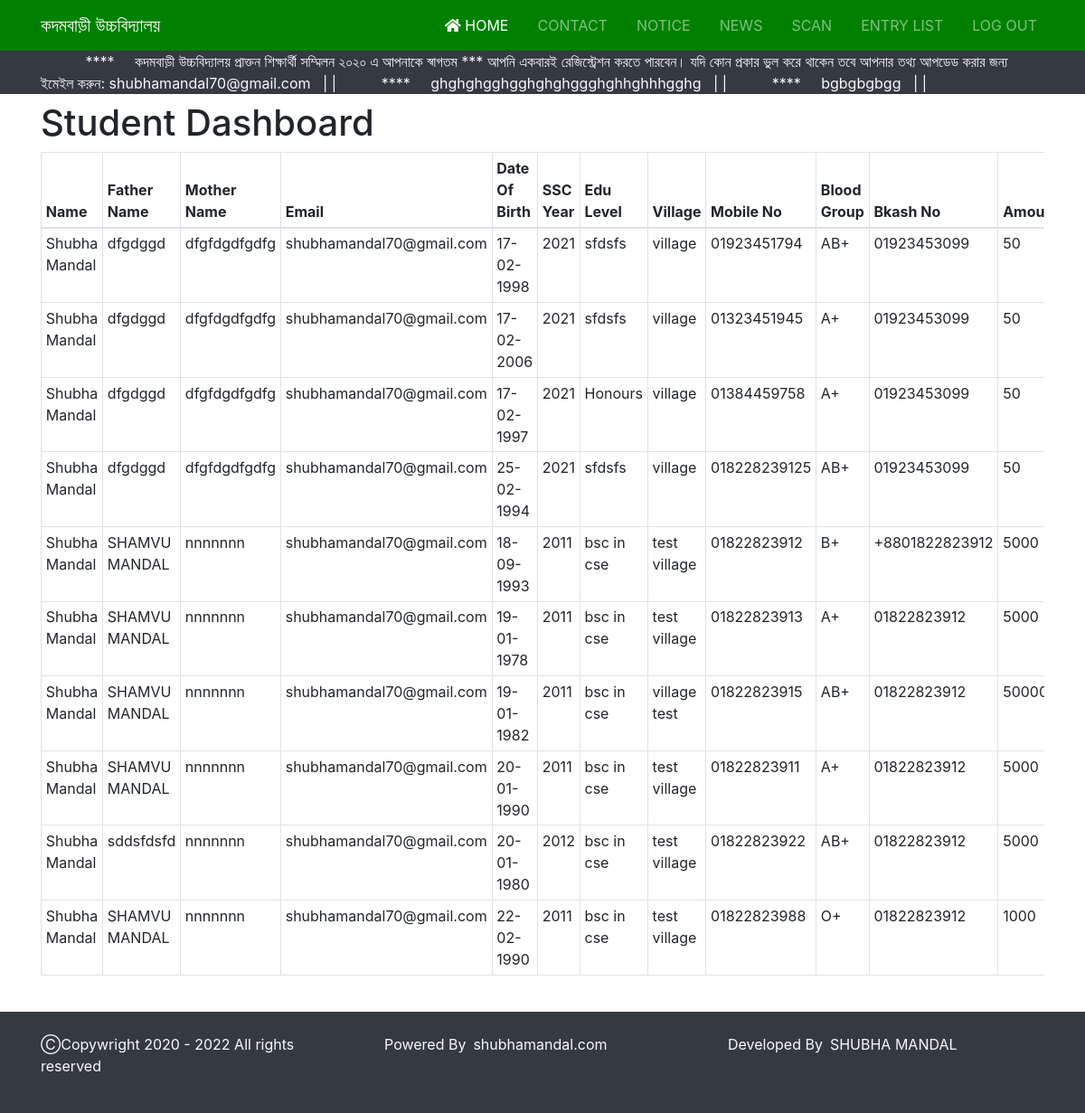
The app's page /src/user_dash_board/index.php (signed in), older data.
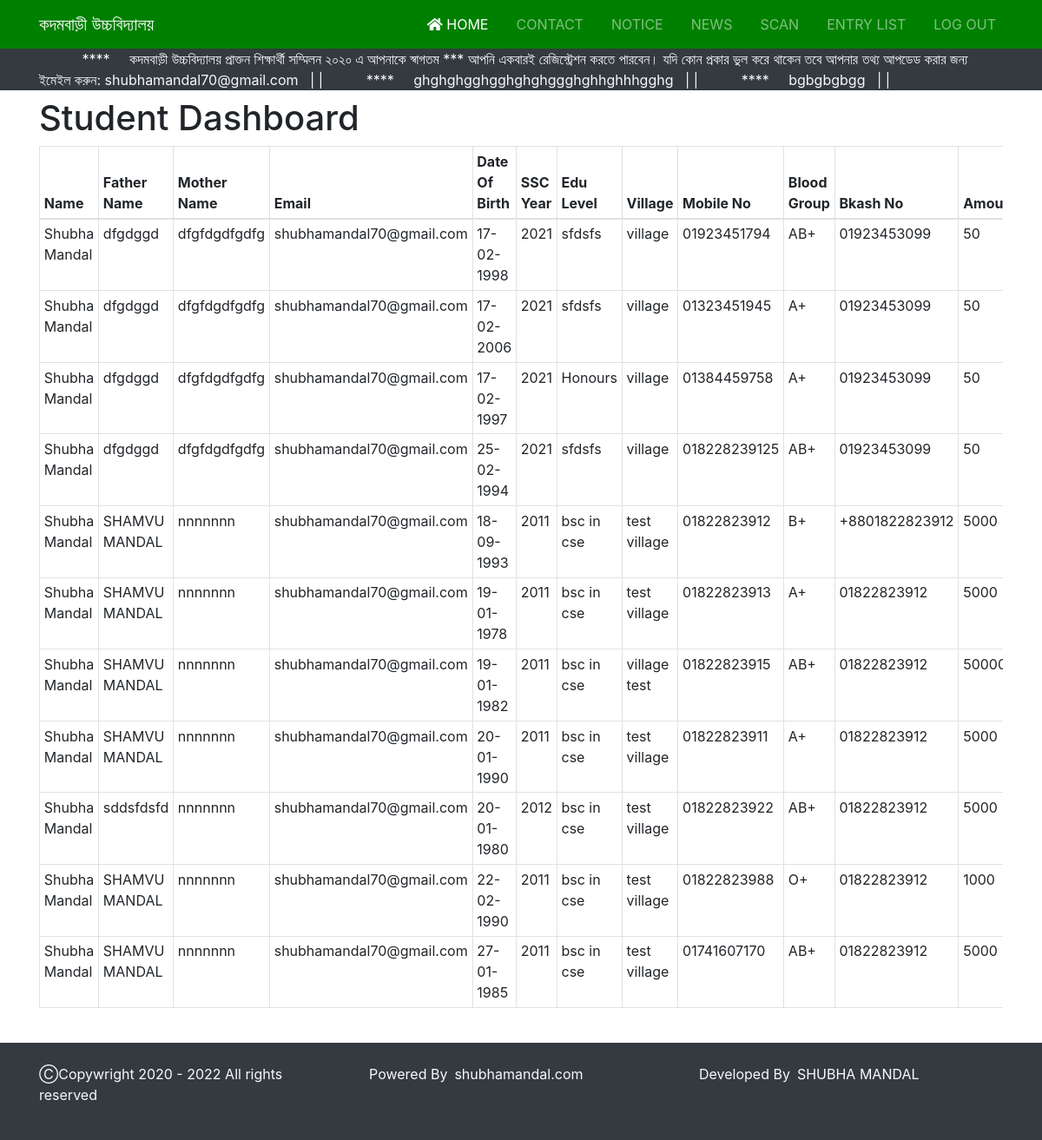
The same page, newer data.
### tables this page shows
CREATE TABLE `news` (
  `id` int(11) NOT NULL,
  `title` varchar(50) NOT NULL,
  `news_description` varchar(500) NOT NULL,
  `date` datetime NOT NULL DEFAULT current_timestamp()
);

CREATE TABLE `students` (
  `id` int(10) NOT NULL,
  `name` varchar(30) NOT NULL,
  `father_name` varchar(40) NOT NULL,
  `mother_name` varchar(40) NOT NULL,
  `email` varchar(30) NOT NULL,
  `dob` datetime NOT NULL DEFAULT current_timestamp(),
  `exam` varchar(20) NOT NULL,
  `last_edu` varchar(25) NOT NULL,
  `village` varchar(50) NOT NULL,
  `mobile` varchar(20) NOT NULL,
  `blood` varchar(20) NOT NULL,
  `bkash` varchar(20) NOT NULL,
  `taka` int(30) NOT NULL,
  `trxid` varchar(20) NOT NULL,
  `gender` varchar(20) NOT NULL,
  `image` varchar(100) NOT NULL,
  `qr_image` varchar(50) NOT NULL,
  `string` varchar(50) NOT NULL,
  `date` datetime NOT NULL DEFAULT current_timestamp(),
  `status` varchar(50) NOT NULL
);

### src/user_dash_board/index.php (the view, shortened to what this page needs)
<?php
include("user_header.php");
include("../db.php");
$sql= "SELECT * FROM students";
$result = mysqli_query($conn,$sql);
?>
<div class="container">
    <div class="row">
        <div class="col-lg-12">
           <div class=" float-left mr-auto inline-block"><h1 class="mt-2">Student Dashboard</h1> </div>
                  <div class="table-responsive table--no-card m-b-30">
                  <table class="table data-table table-sm table-bordered table-hover " id="myTable">
                      <thead>
                          <tr>
                          <th>Name</th>
                          <th>Father Name</th>
                          <th>Mother Name</th>
                          <th>Email</th>
                          <th>Date Of Birth</th>
                          <th>SSC Year</th>
                          <th>Edu Level</th>
                          <th>Village</th>
                          <th>Mobile No</th>
                          <th>Blood Group</th>
                          <th>Bkash No </th>
                          <th>Amount </th>
                          </tr>
                      </thead>
                      <tbody>
                         <?php
                            $serial=0;
                         while($row = mysqli_fetch_assoc($result)) { $serial+=1;
                           ?>
                          <tr>
                              <td ><?= $row['name']?></td>
                              <td ><?= $row['father_name']?></td>
                              <td ><?= $row['mother_name']?></td>
                              <td ><?= $row['email']?></td>
                              <td ><?= date('d-m-Y',strtotime($row["dob"]));?></td>
                              <td ><?= $row['exam']?></td>
                              <td ><?= $row['last_edu']?></td>
                              <td ><?= $row['village']?></td>
                              <td ><?= $row['mobile']?></td>
                              <td ><?= $row['blood']?></td>
                              <td ><?= $row['bkash']?></td>
                              <td ><?= $row['taka']?></td>
                          </tr>
                         <?php
                       }?>
                      </tbody>
                  </table>
                  </div>
        </div>
    </div>
</div>
<br>
<?php
include("user_footer.php");
 ?>

### src/user_dash_board/user_header.php (shortened to what this page needs)
<?php
include("../db.php");
$sql= "SELECT * FROM news ";
$result = mysqli_query($conn,$sql);
?>
<!DOCTYPE html>
<html lang="en">
<head>
  <link rel="stylesheet" href="../css/uikit.min.css">
  <link rel="stylesheet" href="../css/slick.css">
  <link rel="stylesheet" href="../css/slick-theme.css">
  <link rel="stylesheet" href="https://cdn.jsdelivr.net/npm/bootstrap@4.6.0/dist/css/bootstrap.min.css">
  <link rel="stylesheet" href="//cdn.datatables.net/1.10.20/css/jquery.dataTables.min.css">
  <link rel="stylesheet" href="../css/webfonts/fa-brands-400.ttf">
  <link rel="stylesheet" href="../css/fontawsome.min.css">
  <link rel="stylesheet" href="../scss/tables.scss">
  <link rel="stylesheet" href="../css/dataTables.bootstrap4.min.css">
  <link rel="stylesheet" href="../css/responsive.dataTables.min.css">
  <link rel="stylesheet" href="../css/bootstrap.min.css">
  <link rel="stylesheet" href="../css/style.css">
</head>
<body>
   <section id="showcase" class="bg-success">
        <nav class="navbar navbar-dark  navbar-expand-md" uk-sticky="top: 5; animation: uk-animation-slide-top; bottom: #sticky-on-scroll-up">
  <div class="container ">
    <a href="index.php" class="navbar-brand ">কদমবাড়ী উচ্চবিদ্যালয় </a>
    <div id="navbarNav" class="collapse navbar-collapse ">
      <ul class="navbar-nav ml-auto">
        <li class="nav-item active">
          <a class="nav-link" href="index.php"><i class="fas fa-home"></i> home</a>
        </li>
        <li class="nav-item">
          <a class="nav-link" href="contact_list.php">contact</a>
        </li>
        <li class="nav-item">
          <a class="nav-link" href="../support.php">notice </a>
        </li>
        <li class="nav-item">
          <a class="nav-link" href="news_post.php">News </a>
        </li>
        <li class="nav-item">
          <a class="nav-link" href="scanner.php">Scan </a>
        </li>
        <li class="nav-item">
          <a class="nav-link" href="entrycount.php" target="_blank">Entry List </a>
        </li>
        <li class="nav-item ">
        <a class="nav-link" href="../user_logout.php">log out</a>
        </li>
      </ul>
    </div>
  </div>
</nav>
   </section>
<section class="news bg-dark">
        <div class="container">
        <div class="row">
            <div class="col-md">
<marquee class="text-light" direction="left" onmouseover="this.stop();" onmouseout="this.start();">
  <?php
  if(mysqli_num_rows($result) >0){
    while($row = mysqli_fetch_assoc($result)) {
      echo "&nbsp;&nbsp;&nbsp;&nbsp;&nbsp;&nbsp;&nbsp;&nbsp;&nbsp;&nbsp; **** &nbsp;&nbsp;&nbsp;&nbsp;", $row["news_description"],"&nbsp;&nbsp;&nbsp;|&nbsp;|" ;
    }
  }
  ?>
  </marquee>
            </div>
        </div>
    </div>
</section>

### src/user_dash_board/user_footer.php (shortened to what this page needs)
<section id="copy-wright" class="bg-dark">
<div class="container">
<div class="row">
<div class="col-md text-light py-4">
    <p><span>&#9400;</span>Copywright 2020 - <?php echo date('Y'); ?> All rights reserved </p>
</div>
<div class="col-md text-light py-4">
     <p>Powered By<a class="ml-2 text-light" href="https://shubhamandal.com/">shubhamandal.com</a></p>
</div>
<div class="col-md text-light py-4">
    <p>Developed By<a class="ml-2 text-light" href="https://www.facebook.com/shubhamandal007">SHUBHA MANDAL</a></p>
</div>
</div>
</div>
</section>
</body>
</html>

### src/css/style.css (style rules this page uses)
.navbar { background: #008000; }
.navbar .nav-item { padding-left: 1em; }
.navbar .nav-item .nav-link { text-transform: uppercase; }

Row changes from the older to the newer data that the page shows:
added students: name "Shubha Mandal", father_name "SHAMVU MANDAL", mother_name "nnnnnnn", email "shubhamandal70@gmail.com", dob "27-01-1985", exam "2011", last_edu "bsc in cse", village "test village", mobile "01741607170", blood "AB+", bkash "01822823912", taka "5000"
